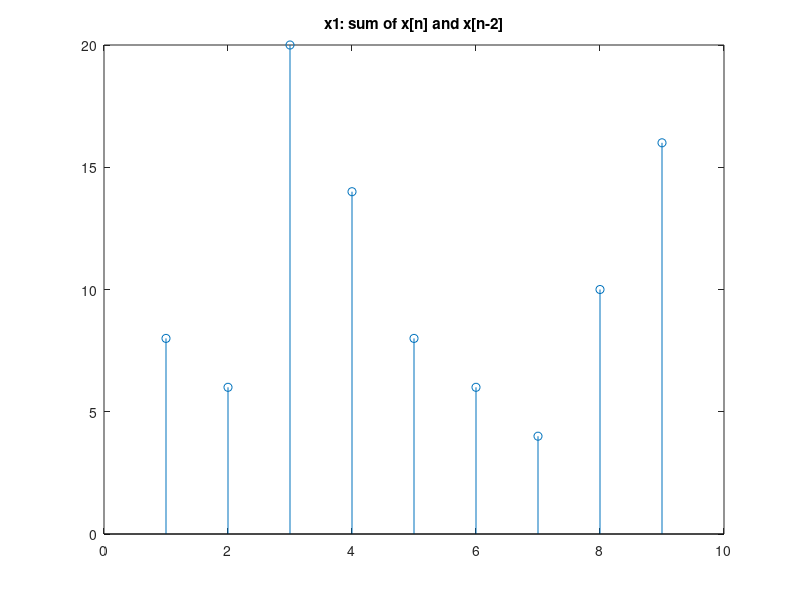
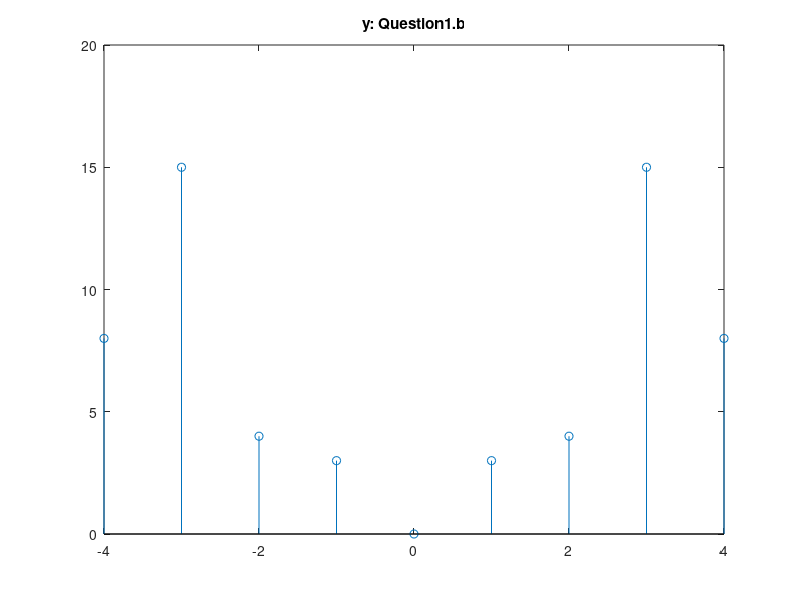

Reproduce these figures in MATLAB, in order.
x = [4,3,2,1,0,1,2,3,4];

f1 = figure;
shifted_x = zeros(size(x));
shift = 2;
shifted_x(shift+1 : end) = x(1 : end-shift);
y = 2*x + 4*shifted_x;
figure(f1);
stem(y);
title("x1: sum of x[n] and x[n-2]")

f2 = figure;
n = -4:4; 
y1 = abs(-n);  %x[-n]

y2 = zeros(size(x));
y2(2:2:end) = x(2:2:end); %x[2n]

y3 = zeros(size(y1));
shift_counter = -4;
y3(1:end+shift_counter) = y1(-shift_counter+1:end); %x[4-n]
y3 = abs(-n);

y = 2*y1 + (y2.*y3);
figure(f2);
stem(n,y);
title("y: Question1.b")